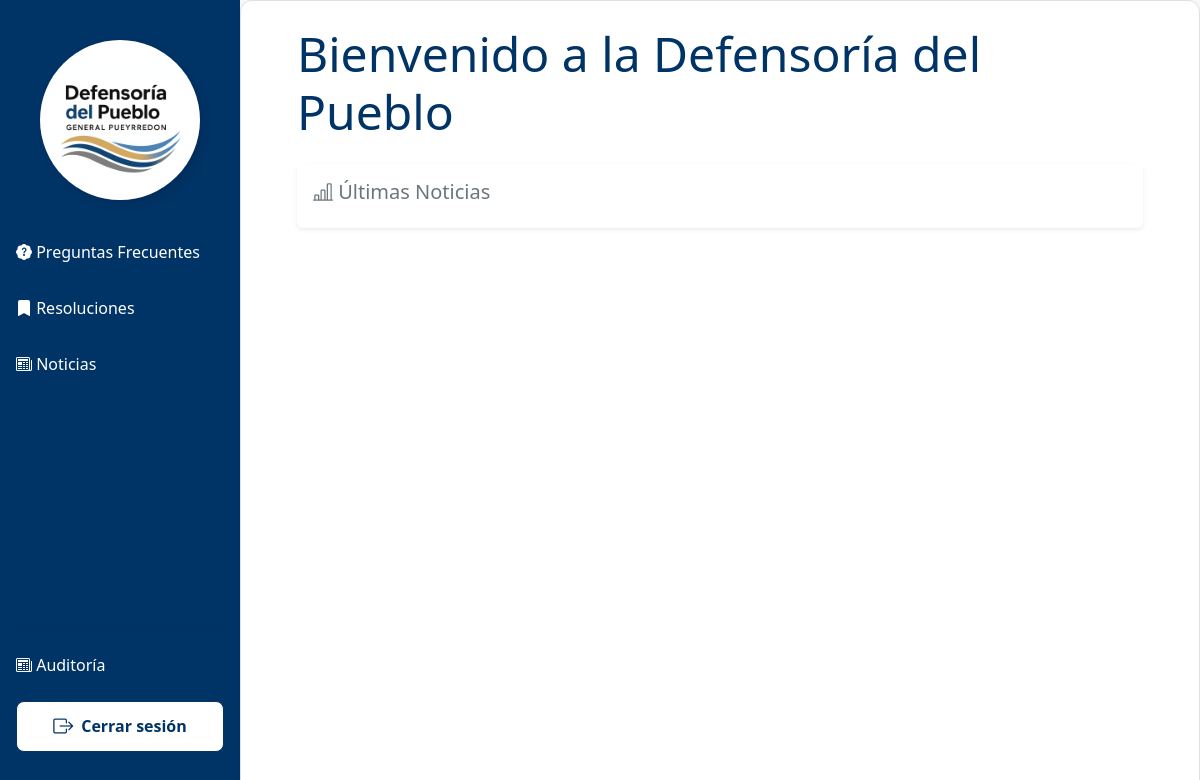
Before: /principal/index.php with the older database file.
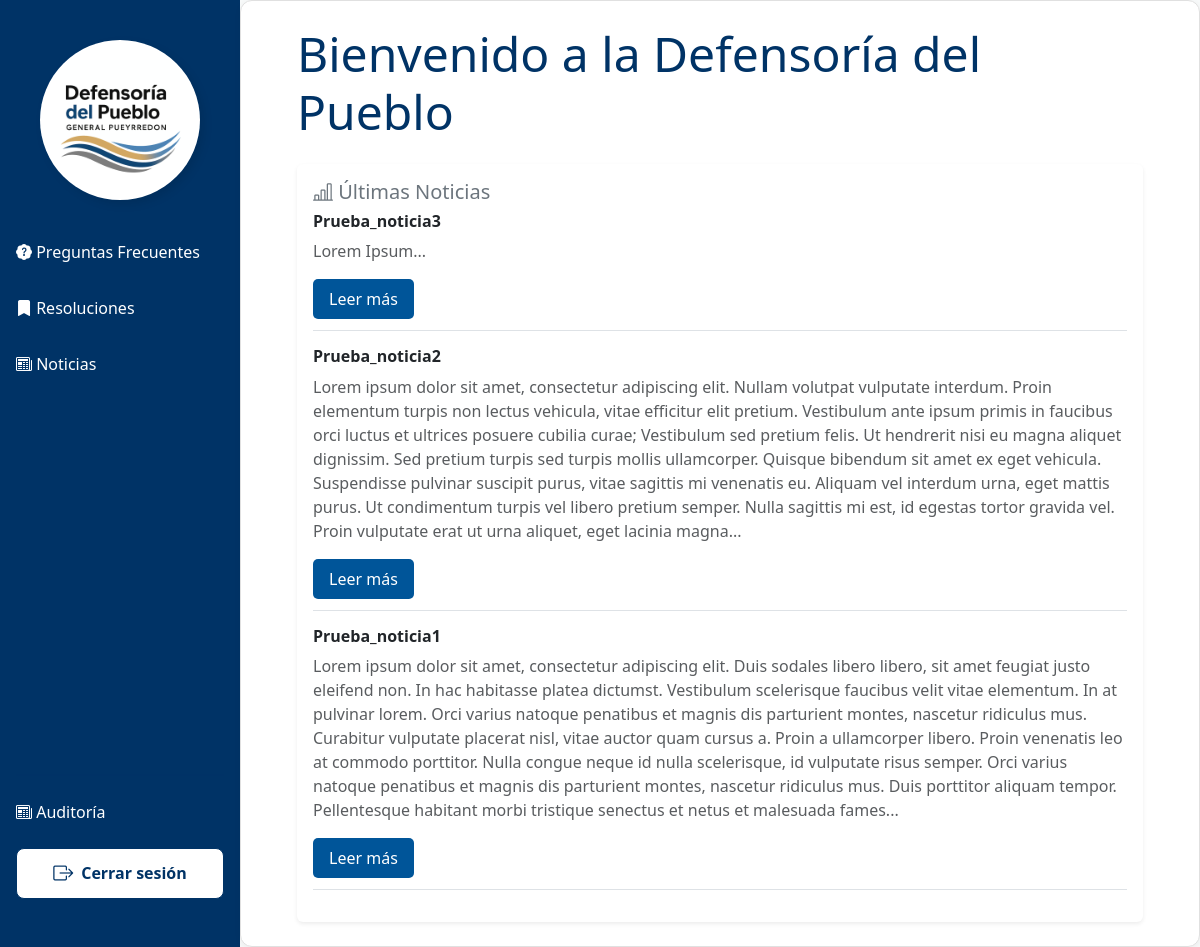
After: the same page with the newer database file.
### tables this page shows
CREATE TABLE `noticias` (
  `noticia_id` int(10) UNSIGNED NOT NULL,
  `titulo` varchar(100) NOT NULL,
  `contenido` text NOT NULL,
  `fecha_creacion` datetime NOT NULL DEFAULT current_timestamp(),
  `fecha_publicacion` datetime NOT NULL,
  `fecha_finalizacion` datetime NOT NULL,
  `autor` varchar(50) NOT NULL,
  `foto` varchar(50) DEFAULT NULL COMMENT 'Guarda el nombre de la foto',
  `estado` tinyint(4) NOT NULL DEFAULT 1
);

### vistas/principal/principal.php (the view)
<?php
$sql_noticia = "SELECT noticia_id, titulo, contenido, fecha_publicacion FROM noticias ORDER BY fecha_creacion DESC LIMIT 3";
$resultado_not = mysqli_query($link, $sql_noticia);
?>
<div class="container">
  <h1 class="display-5 mb-4">Bienvenido a la Defensoría del Pueblo</h1>
  <div class="card shadow-sm border-0">
    <div class="card-body">
      <h5 class="card-title text-secondary"><i class="bi bi-bar-chart-line"></i>&nbsp;Últimas Noticias</h5>
      <?php while ($noticia = mysqli_fetch_assoc($resultado_not)) {
        $resumen = implode(' ', array_slice(explode(' ', strip_tags($noticia['contenido'])), 0, 100));
      ?>
        <div class="mb-3 border-bottom pb-2">
          <h6 class="fw-bold"><?= htmlspecialchars($noticia['titulo']) ?></h6>
          <p class="text-muted"><?= $resumen ?>...</p>
          <a href="?vista=noticias/cargarNoticia&id=<?= $noticia['noticia_id'] ?>" class="btn-cargar">Leer más</a>
        </div>
      <?php } ?>
    </div>
  </div>
</div>

Changed rows visible on the page:
added noticias: titulo "Prueba_noticia3", contenido "Lorem Ipsum"
added noticias: titulo "Prueba_noticia2", contenido "Lorem ipsum dolor sit amet, consectetur adipiscing elit. Nullam volutpat vulputate interdum. Proin elementum turpis non lectus vehicula, vitae efficitur elit pretium. Vestibulum ante ipsum primis in faucibus orci luctus et ultrices posuere cubilia curae; Vestibulum sed pretium felis. Ut hendrerit nisi eu magna aliquet dignissim. Sed pretium turpis sed turpis mollis ullamcorper. Quisque bibendum sit amet ex eget vehicula. Suspendisse pulvinar suscipit purus, vitae sagittis mi venenatis eu. Aliquam vel interdum urna, eget mattis purus. Ut condimentum turpis vel libero pretium semper. Nulla sagittis mi est, id egestas tortor gravida vel. Proin vulputate erat ut urna aliquet, eget lacinia magna"
added noticias: titulo "Prueba_noticia1", contenido "Lorem ipsum dolor sit amet, consectetur adipiscing elit. Duis sodales libero libero, sit amet feugiat justo eleifend non. In hac habitasse platea dictumst. Vestibulum scelerisque faucibus velit vitae elementum. In at pulvinar lorem. Orci varius natoque penatibus et magnis dis parturient montes, nascetur ridiculus mus. Curabitur vulputate placerat nisl, vitae auctor quam cursus a. Proin a ullamcorper libero. Proin venenatis leo at commodo porttitor. Nulla congue neque id nulla scelerisque, id vulputate risus semper. Orci varius natoque penatibus et magnis dis parturient montes, nascetur ridiculus mus. Duis porttitor aliquam tempor. Pellentesque habitant morbi tristique senectus et netus et…"
